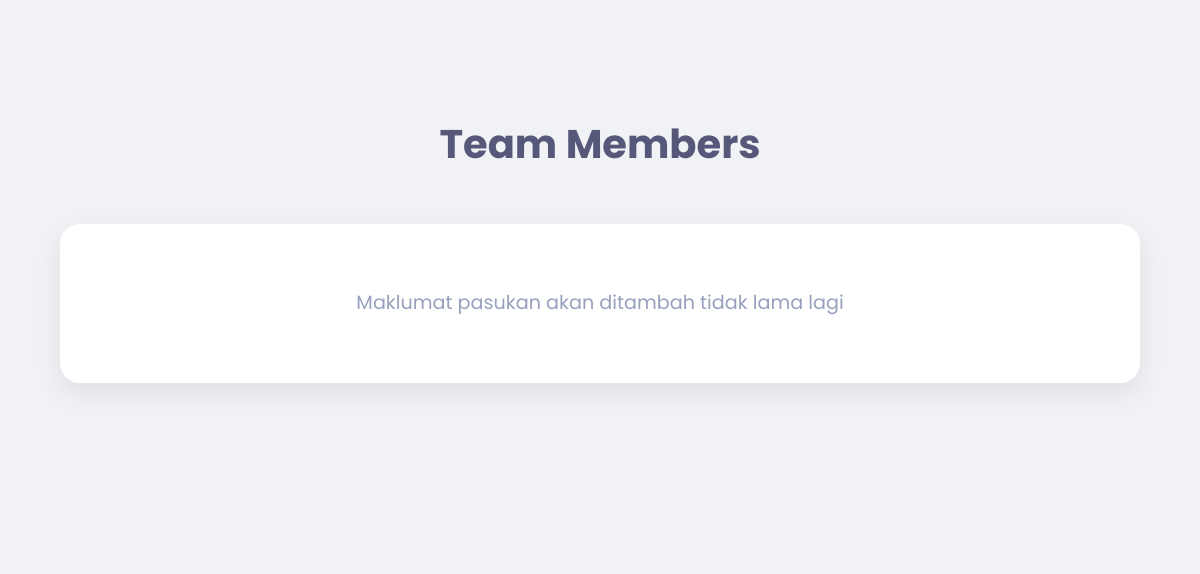
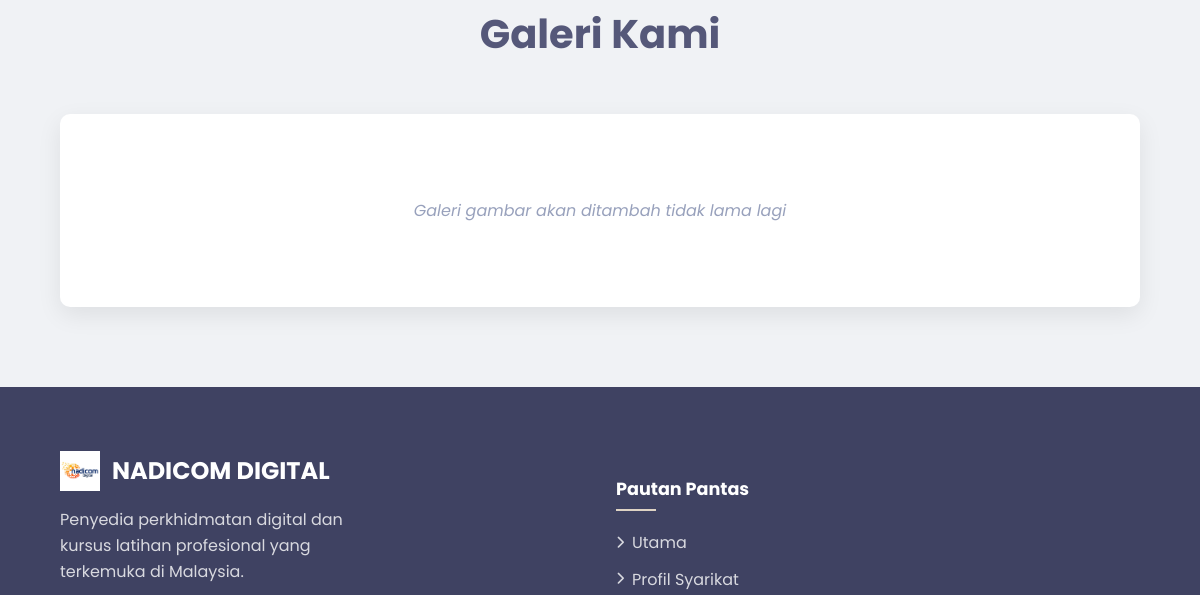
Before: /nadicomdigital/profil-syarikat/ (middle part) with the older database file (2 pictures, top to bottom).
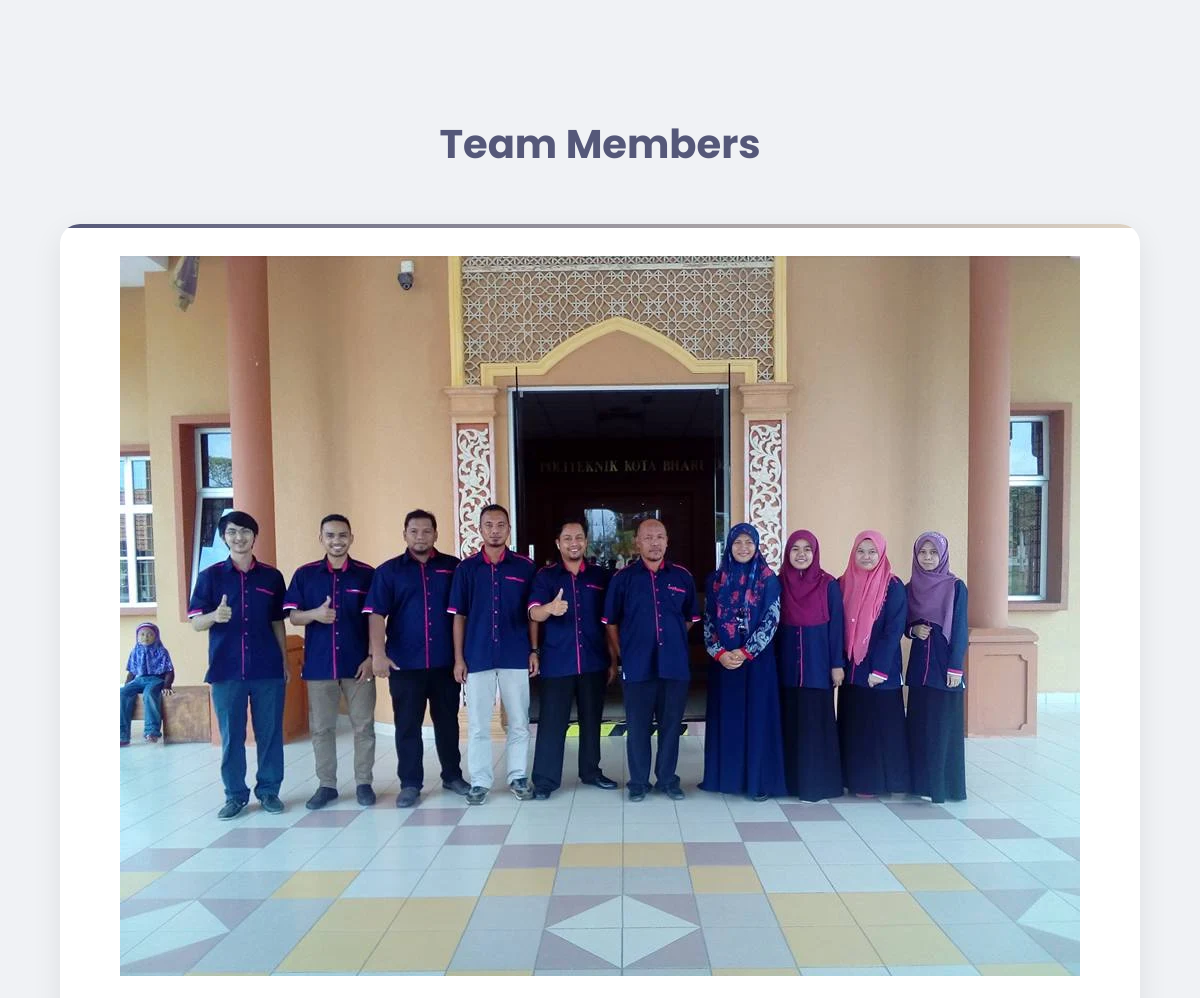
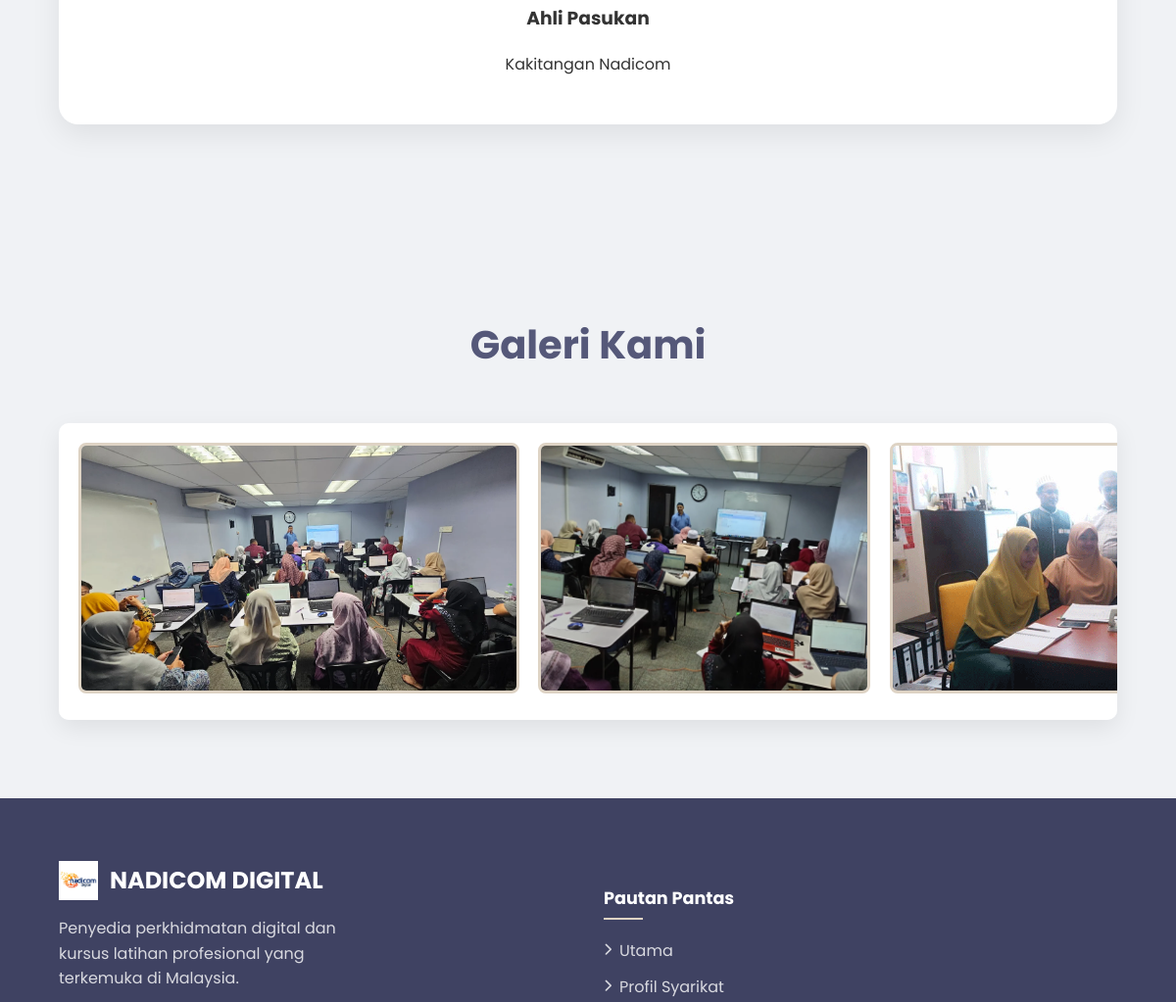
After: the same page with the newer database file (2 pictures, top to bottom).
### nadicomdigital/models.py (models this page shows, shortened)
class TeamMember(models.Model):
    photo = models.ImageField(upload_to='team/')
    class Meta:
        verbose_name = "Ahli Pasukan"
        verbose_name_plural = "Ahli Pasukan"

class GalleryImage(models.Model):
    title = models.CharField(max_length=200, verbose_name="Tajuk")
    image = models.ImageField(upload_to='gallery/', verbose_name="Gambar")
    description = models.TextField(blank=True, verbose_name="Penerangan")
    upload_date = models.DateTimeField(auto_now_add=True)
    is_active = models.BooleanField(default=True, verbose_name="Aktif")
    class Meta:
        verbose_name = "Gambar Galeri"
        verbose_name_plural = "Galeri"
        ordering = ['-upload_date']

### nadicomdigital/views.py (the view)
# urls.py: path('profil-syarikat/', ProfileView.as_view(), name='profile'),
class ProfileView(ListView):
    template_name = 'profile.html'
    context_object_name = 'team_members'
    model = TeamMember
    def get_queryset(self):
        return TeamMember.objects.all()  # Just get all team members
    def get_context_data(self, **kwargs):
        context = super().get_context_data(**kwargs)
        gallery_images = GalleryImage.objects.filter(is_active=True).order_by('order')[:8]
        context.update({
            'gallery_images': gallery_images,  # ✅ INI YANG BETUL!
            'company_stats': [
                {'icon': 'calendar-alt', 'value': '8+', 'label': 'Tahun Pengalaman'},
                {'icon': 'users', 'value': '500+', 'label': 'Pelanggan'},
                {'icon': 'map-marked-alt', 'value': '10+', 'label': 'Negeri Diliputi'},
                {'icon': 'certificate', 'value': '100%', 'label': 'Fokus SQL'}
            ],
            'mission': "Memberikan penyelesaian perakaunan digital yang mudah, berkesan dan memenuhi keperluan khusus perniagaan Malaysia dengan sokongan berterusan.",
        })
        return context

### nadicomdigital/templates/profile.html (shortened to what this page needs)
{% load static %}
<!DOCTYPE html>
<html lang="ms">
<head>
    <link rel="stylesheet" href="https://cdnjs.cloudflare.com/ajax/libs/font-awesome/6.4.0/css/all.min.css">
</head>
<body>
    <section class="team-section">
        <div class="container">
            <h2>Team Members</h2>
            <div class="team-grid">
                {% for member in team_members %}
                <div class="team-member">
                    {% if member.photo %}
                    <img src="{{ member.photo.url }}" alt="Team Member Photo">
                    {% else %}
                    <div class="placeholder-avatar">
                        <i class="fas fa-user"></i>
                    </div>
                    {% endif %}
                    <h3>Ahli Pasukan</h3>
                    <p>Kakitangan Nadicom</p>
                </div>
                {% empty %}
                <div class="no-members">
                    <p>Maklumat pasukan akan ditambah tidak lama lagi</p>
                </div>
                {% endfor %}
            </div>
        </div>
    </section>
    <section class="blog">
        <div class="container">
            <h2>Galeri Kami</h2>
            <div class="scroll-container">
                {% for image in gallery_images %}
                <img src="{{ image.image.url }}" alt="{{ image.title }}">
                {% empty %}
                <div class="no-gallery">
                    <p>Galeri gambar akan ditambah tidak lama lagi</p>
                </div>
                {% endfor %}
            </div>
        </div>
    </section>
    <footer>
        <div class="container">
            <div class="footer-content">
                <div class="footer-about">
                    <div class="footer-logo">
                        <img src="{% static 'logo1.jpg' %}" alt="Nadicom Logo" class="footer-logo-img">
                        <span class="footer-logo-text">NADICOM DIGITAL</span>
                    </div>
                    <p>Penyedia perkhidmatan digital dan kursus latihan profesional yang terkemuka di Malaysia.</p>
                </div>
                <div class="footer-links">
                    <h4>Pautan Pantas</h4>
                    <ul>
                        <li><a href="{% url 'homepage' %}"><i class="fas fa-chevron-right"></i> Utama</a></li>
                        <li><a href="{% url 'profile' %}"><i class="fas fa-chevron-right"></i> Profil Syarikat</a></li>
                    </ul>
                </div>
            </div>
        </div>
    </footer>
</body>
</html>

### nadicomdigital/templates/profile.html (style rules this page uses)
:root { --primary: #555879; --primary-light: #6d72a1; --primary-dark: #3f4262; --secondary: #98A1BC; --accent: #DED3C4; --accent-light: #f2ebe1; --light: #F4EBD3; --white: #ffffff; --dark: #333333; --gray: #f5f7fa; --gray-dark: #e9ecef; --success: #28a745; --transition: all 0.3s ease; }
body { font-family: 'Poppins', 'Segoe UI', Tahoma, Geneva, Verdana, sans-serif; margin: 0; padding: 0; color: var(--dark); line-height: 1.6; overflow-x: hidden; background-color: var(--gray); }
.container { width: 90%; max-width: 1200px; margin: 0 auto; padding: 0 15px; }
.team-section { padding: 5rem 0; background-color: #f0f2f5; }
.team-section h2 { text-align: center; font-size: 2.5rem; margin-bottom: 3rem; color: var(--primary); }
.team-grid { display: grid; grid-template-columns: repeat(auto-fit, minmax(280px, 1fr)); gap: 2.5rem; margin-top: 3rem; }
.team-member { background: var(--white); border-radius: 20px; padding: 2rem; text-align: center; box-shadow: 0 10px 30px rgba(0, 0, 0, 0.08); position: relative; overflow: hidden; }
.team-member::before { content: ''; position: absolute; top: 0; left: 0; width: 100%; height: 4px; background: linear-gradient(90deg, var(--primary), var(--accent)); }
.blog { padding: 5rem 0; background-color: #f0f2f5; }
.blog h2 { text-align: center; font-size: 2.5rem; margin-bottom: 3rem; color: var(--primary); }
.scroll-container { background-color: var(--white); overflow: auto; white-space: nowrap; padding: 20px; border-radius: 10px; margin-top: 2rem; box-shadow: 0 8px 25px rgba(0, 0, 0, 0.08); }
.scroll-container img { height: 250px; width: auto; margin-right: 15px; border-radius: 8px; object-fit: cover; transition: transform 0.3s ease; border: 3px solid var(--accent); }
.scroll-container { -ms-overflow-style: none; scrollbar-width: none; }
footer { background-color: var(--primary-dark); color: white; padding: 4rem 0 1.5rem; text-align: center; }
.footer-content { display: grid; grid-template-columns: repeat(auto-fit, minmax(250px, 1fr)); gap: 2rem; text-align: left; margin-bottom: 2.5rem; }
.footer-logo { display: flex; align-items: center; margin-bottom: 1rem; }
.footer-logo-img { height: 40px; margin-right: 12px; }
.footer-logo-text { font-weight: 700; font-size: 1.5rem; color: white; }
.footer-about { max-width: 300px; }
.footer-about p { opacity: 0.8; line-height: 1.6; }
.footer-links h4, .footer-newsletter h4 { font-size: 1.1rem; margin-bottom: 1.2rem; position: relative; padding-bottom: 0.5rem; }
.footer-links h4::after, .footer-newsletter h4::after { content: ''; position: absolute; bottom: 0; left: 0; width: 40px; height: 2px; background: var(--accent); }
.footer-links ul { list-style: none; padding: 0; margin: 0; }
.footer-links li { margin-bottom: 0.7rem; }
.footer-links a { color: rgba(255, 255, 255, 0.8); text-decoration: none; transition: var(--transition); display: flex; align-items: center; gap: 0.5rem; }
.footer-links a i { font-size: 0.8rem; }

Changed rows visible on the page:
added TeamMember: photo (picture)
added GalleryImage: image (picture)
added GalleryImage: image (picture)
added GalleryImage: image (picture)
Other visible differences:
text no longer shown: "Maklumat pasukan akan ditambah tidak lama lagi Galeri gambar akan ditambah tidak lama lagi"
